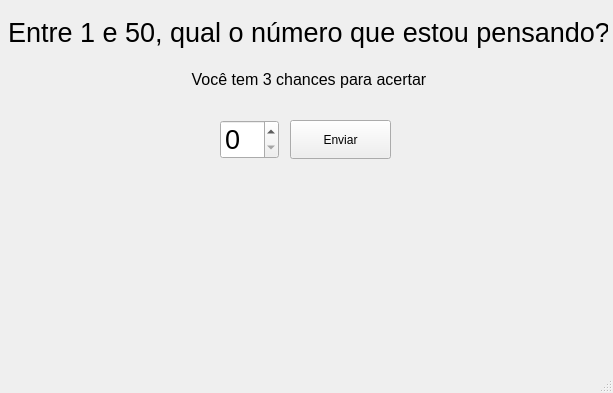
<?xml version="1.0" encoding="UTF-8"?>
<ui version="4.0">
 <class>MainWindow</class>
 <widget class="QMainWindow" name="MainWindow">
  <property name="geometry">
   <rect>
    <x>0</x>
    <y>0</y>
    <width>613</width>
    <height>393</height>
   </rect>
  </property>
  <property name="windowTitle">
   <string>MainWindow</string>
  </property>
  <widget class="QWidget" name="centralwidget">
   <widget class="QWidget" name="verticalLayoutWidget">
    <property name="geometry">
     <rect>
      <x>10</x>
      <y>10</y>
      <width>598</width>
      <height>91</height>
     </rect>
    </property>
    <layout class="QVBoxLayout" name="verticalLayout">
     <property name="spacing">
      <number>2</number>
     </property>
     <item>
      <widget class="QLabel" name="label">
       <property name="font">
        <font>
         <pointsize>20</pointsize>
        </font>
       </property>
       <property name="text">
        <string>Entre 1 e 50, qual o número que estou pensando?</string>
       </property>
       <property name="alignment">
        <set>Qt::AlignCenter</set>
       </property>
      </widget>
     </item>
     <item>
      <widget class="QLabel" name="label_2">
       <property name="font">
        <font>
         <pointsize>12</pointsize>
        </font>
       </property>
       <property name="text">
        <string>Você tem 3 chances para acertar</string>
       </property>
       <property name="alignment">
        <set>Qt::AlignCenter</set>
       </property>
      </widget>
     </item>
    </layout>
   </widget>
   <widget class="QPushButton" name="enviar">
    <property name="geometry">
     <rect>
      <x>290</x>
      <y>120</y>
      <width>101</width>
      <height>39</height>
     </rect>
    </property>
    <property name="text">
     <string>Enviar</string>
    </property>
   </widget>
   <widget class="QSpinBox" name="hit">
    <property name="geometry">
     <rect>
      <x>220</x>
      <y>120</y>
      <width>59</width>
      <height>39</height>
     </rect>
    </property>
    <property name="font">
     <font>
      <pointsize>20</pointsize>
     </font>
    </property>
   </widget>
   <widget class="QWidget" name="verticalLayoutWidget_2">
    <property name="geometry">
     <rect>
      <x>0</x>
      <y>170</y>
      <width>611</width>
      <height>81</height>
     </rect>
    </property>
    <layout class="QVBoxLayout" name="verticalLayout_2">
     <item>
      <widget class="QLabel" name="acertos">
       <property name="font">
        <font>
         <pointsize>12</pointsize>
        </font>
       </property>
       <property name="text">
        <string/>
       </property>
       <property name="alignment">
        <set>Qt::AlignCenter</set>
       </property>
      </widget>
     </item>
     <item>
      <widget class="QLabel" name="dica">
       <property name="font">
        <font>
         <pointsize>12</pointsize>
        </font>
       </property>
       <property name="text">
        <string/>
       </property>
       <property name="alignment">
        <set>Qt::AlignCenter</set>
       </property>
      </widget>
     </item>
    </layout>
   </widget>
  </widget>
  <widget class="QMenuBar" name="menubar">
   <property name="geometry">
    <rect>
     <x>0</x>
     <y>0</y>
     <width>613</width>
     <height>21</height>
    </rect>
   </property>
  </widget>
  <widget class="QStatusBar" name="statusbar"/>
 </widget>
 <resources/>
 <connections/>
</ui>
